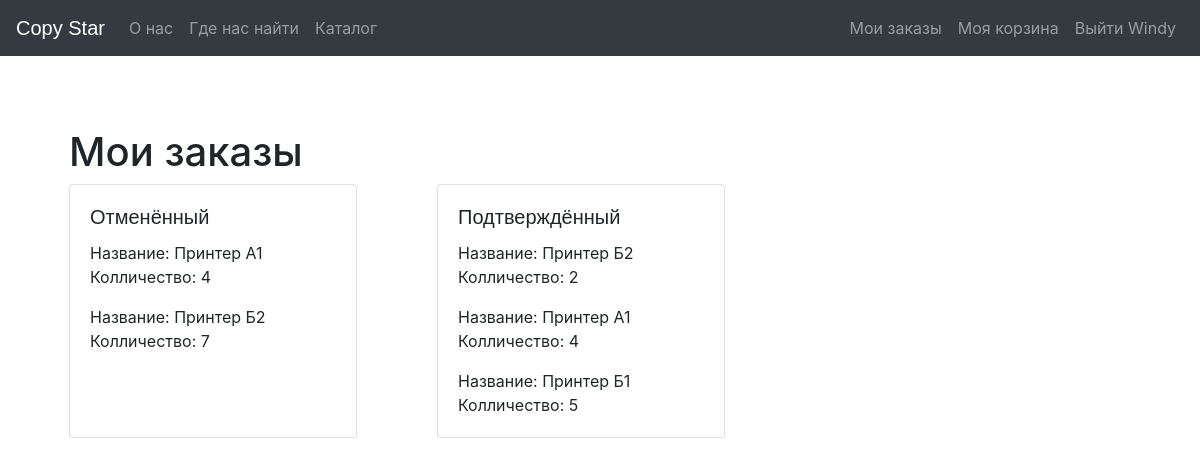
Page /orders (signed in) on the committed database.
### demo/models.py (models this page shows, shortened)
class User(AbstractUser):
    name = models.CharField(max_length=254, verbose_name='Имя', blank=False)
    surname = models.CharField(max_length=254, verbose_name='Фамилия', blank=False)
    patronymic = models.CharField(max_length=254, verbose_name='Отчество', blank=True)
    username = models.CharField(max_length=254, verbose_name='Логин', unique=True, blank=False)
    email = models.CharField(max_length=254, verbose_name='Почта', unique=True, blank=False)
    password = models.CharField(max_length=254, verbose_name='Пароль', blank=False)
    role = models.CharField(max_length=254, verbose_name='Роль', choices=(('admin', 'Админ'),
                                                                          ('user', 'Юзер')), default='user')

class Order(models.Model):
    STATUS_CHOICES = [('new', 'Новый'), ('confirmed', "Подтверждённый"), ('canceled', 'Отменённый')]
    user = models.ForeignKey(User, verbose_name='Пользователь', on_delete=models.CASCADE)
    product = models.ManyToManyField(Product, through='ItemInOrder', related_name='orders')
    date = models.DateTimeField(verbose_name='Дата добавления', auto_now_add=True)
    rejection_reason = models.TextField(verbose_name='Причина отказа', blank=True)
    status = models.CharField(max_length=254, verbose_name='Статус', choices=STATUS_CHOICES, default='new')
    def status_verbose(self):
        return dict(self.STATUS_CHOICES)[self.status]

class ItemInOrder(models.Model):
    product = models.ForeignKey(Product, verbose_name='Продукт', on_delete=models.CASCADE)
    order = models.ForeignKey(Order, verbose_name='Заказ', on_delete=models.CASCADE)
    count = models.IntegerField(verbose_name='Количество', blank=False)
    price = models.DecimalField(verbose_name='Цена', max_digits=10, decimal_places=2, default=0.00, blank=False)

class Product(models.Model):
    name = models.CharField(max_length=254, verbose_name='Продукт', blank=False)
    photo_file = models.ImageField(max_length=254, null=True, blank=True, upload_to=get_name_file,
                                   validators=[FileExtensionValidator(allowed_extensions=['png', 'jpg',
                                                                                          'jpeg', 'webp'])])
    date = models.DateTimeField(verbose_name='Дата добавления', auto_now_add=True)
    price = models.DecimalField(verbose_name='Цена', max_digits=10, decimal_places=2, default=0.00, blank=False)
    count = models.IntegerField(verbose_name='Количество', blank=False)
    country = models.CharField(max_length=254, verbose_name='Страна', blank=False)
    year = models.IntegerField(verbose_name='Год производства', blank=False)
    model = models.CharField(verbose_name='Модель', max_length=254, blank=False)
    category = models.ForeignKey('Category', verbose_name='Категория', on_delete=models.CASCADE)

### demo/views.py (the view)
# urls.py: path('orders', orders, name='orders'),
@login_required
def orders(request):
    orders = Order.objects.filter(user=request.user).order_by('-date')
    return render(request, 'demo/orders.html', context={'orders': orders})

### templates/demo/orders.html (shortened to what this page needs)
{% extends 'base.html' %}
{% block content %}
    <h1>Мои заказы</h1>
    {% if orders %}
        <div class="container row" style="gap: 5rem">
            {% for order in orders %}
                <div class="card" style="width: 18rem;">
                    <div class="card-body">
                        <h5 class="card-title" style="font-family: 'base',sans-serif">{{ order.status_verbose }}</h5>
                        {% for product in order.iteminorder_set.all %}
                            <p class="card-text">
                                Название: {{ product.product.name }}
                                Колличество: {{ product.count }}
                            </p>
                        {% endfor %}
                    </div>
                </div>
            {% endfor %}
        </div>
    {% else %}
        <div>
            <p>Нету заказов</p>
        </div>
    {% endif %}
{% endblock %}

### templates/base.html (shortened to what this page needs)
<!doctype html>
<html lang="ru">
<head>
    {% load static %}
    <link rel="stylesheet" href="{% static 'css/bootstrap.min.css' %}">
    <link rel="stylesheet" href="{% static 'css/main.css' %}">
</head>
<body>
<nav class="navbar navbar-expand-md navbar-dark bg-dark fixed-top">
    <a class="navbar-brand" style="font-family: 'base', sans-serif;" href="#">Copy Star</a>
    <div class="collapse navbar-collapse" id="navbarsExampleDefault">
        {% block sidebar %}
            <ul class="navbar-nav mr-auto">
                <li class="nav-item ">
                    <a class="nav-link" href="{% url 'about' %}">О нас</a>
                </li>
                <li class="nav-item">
                    <a class="nav-link" href="{% url 'contact' %}">Где нас найти</a>
                </li>
                <li class="nav-item">
                    <a class="nav-link" href="{% url 'catalog' %}">Каталог</a>
                </li>
            </ul>
            <ul class="navbar-nav">
                {% if user.is_authenticated %}
                    <li class="nav-item">
                        <a class="nav-link" href="{% url 'orders' %}">Мои заказы</a>
                    </li>
                    <li class="nav-item">
                        <a class="nav-link" href="{% url 'basket' %}">Моя корзина</a>
                    </li>
                    <li class="nav-item">
                        <a class="nav-link" href="{% url 'logout' %}">Выйти {{ user.username }}</a>
                    </li>
                {% endif %}
            </ul>
        {% endblock %}
    </div>
</nav>
<main role="main" class="container">
    <div class="started-tamplate">
        {% block content %} {% endblock %}
    </div>
</main>
</body>
</html>

### demo/static/css/main.css (style rules this page uses)
body { padding-top: 5rem; }
.started-tamplate { padding: 3rem 1.5rem; }

### rows in the picture
User: username "Windy"
Order: status_verbose "Отменённый"
ItemInOrder: product.name "Принтер А1", count "4"
ItemInOrder: product.name "Принтер Б2", count "7"
Order: status_verbose "Подтверждённый"
ItemInOrder: product.name "Принтер Б2", count "2"
ItemInOrder: product.name "Принтер А1", count "4"
ItemInOrder: product.name "Принтер Б1", count "5"
